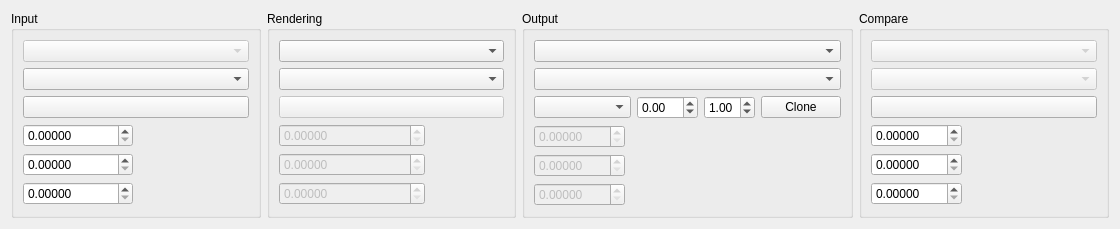
<?xml version="1.0" encoding="UTF-8"?>
<ui version="4.0">
 <class>QColorConverterWidget</class>
 <widget class="QWidget" name="QColorConverterWidget">
  <property name="geometry">
   <rect>
    <x>0</x>
    <y>0</y>
    <width>1120</width>
    <height>212</height>
   </rect>
  </property>
  <property name="windowTitle">
   <string>ColorConverter</string>
  </property>
  <layout class="QGridLayout" name="gridLayout_6">
   <item row="0" column="3">
    <widget class="QGroupBox" name="groupBox_Cmp">
     <property name="title">
      <string>Compare</string>
     </property>
     <property name="flat">
      <bool>true</bool>
     </property>
     <layout class="QGridLayout" name="gridLayout_4">
      <item row="2" column="0" colspan="3">
       <widget class="QColorEyeDropper" name="pushButton_Cmp_Pick">
        <property name="sizePolicy">
         <sizepolicy hsizetype="Preferred" vsizetype="Fixed">
          <horstretch>0</horstretch>
          <verstretch>0</verstretch>
         </sizepolicy>
        </property>
        <property name="toolTip">
         <string>Pick a color to compare with the output color</string>
        </property>
        <property name="text">
         <string/>
        </property>
        <property name="default">
         <bool>false</bool>
        </property>
        <property name="flat">
         <bool>false</bool>
        </property>
       </widget>
      </item>
      <item row="1" column="0" colspan="3">
       <widget class="QComboBox" name="comboBox_Cmp_Space">
        <property name="enabled">
         <bool>false</bool>
        </property>
       </widget>
      </item>
      <item row="4" column="0" colspan="3">
       <spacer name="verticalSpacer_4">
        <property name="orientation">
         <enum>Qt::Vertical</enum>
        </property>
        <property name="sizeHint" stdset="0">
         <size>
          <width>20</width>
          <height>40</height>
         </size>
        </property>
       </spacer>
      </item>
      <item row="3" column="1" colspan="2">
       <widget class="QColorRectWidget" name="widget_Cmp_Rect" native="true">
        <property name="minimumSize">
         <size>
          <width>50</width>
          <height>50</height>
         </size>
        </property>
        <property name="autoFillBackground">
         <bool>false</bool>
        </property>
       </widget>
      </item>
      <item row="3" column="0">
       <layout class="QVBoxLayout" name="verticalLayout_4">
        <item>
         <widget class="QDoubleSpinBox" name="doubleSpinBox_Cmp_R">
          <property name="enabled">
           <bool>true</bool>
          </property>
          <property name="toolTip">
           <string>Red</string>
          </property>
          <property name="decimals">
           <number>5</number>
          </property>
          <property name="maximum">
           <double>9999.989999999999782</double>
          </property>
          <property name="singleStep">
           <double>0.100000000000000</double>
          </property>
         </widget>
        </item>
        <item>
         <widget class="QDoubleSpinBox" name="doubleSpinBox_Cmp_G">
          <property name="enabled">
           <bool>true</bool>
          </property>
          <property name="toolTip">
           <string>Green</string>
          </property>
          <property name="decimals">
           <number>5</number>
          </property>
          <property name="maximum">
           <double>9999.989999999999782</double>
          </property>
          <property name="singleStep">
           <double>0.100000000000000</double>
          </property>
         </widget>
        </item>
        <item>
         <widget class="QDoubleSpinBox" name="doubleSpinBox_Cmp_B">
          <property name="enabled">
           <bool>true</bool>
          </property>
          <property name="toolTip">
           <string>Blue</string>
          </property>
          <property name="decimals">
           <number>5</number>
          </property>
          <property name="maximum">
           <double>9999.989999999999782</double>
          </property>
          <property name="singleStep">
           <double>0.100000000000000</double>
          </property>
         </widget>
        </item>
       </layout>
      </item>
      <item row="0" column="0" colspan="3">
       <widget class="QComboBox" name="comboBox_Cmp_Mode">
        <property name="enabled">
         <bool>false</bool>
        </property>
       </widget>
      </item>
     </layout>
    </widget>
   </item>
   <item row="0" column="0">
    <widget class="QGroupBox" name="groupBox_In">
     <property name="title">
      <string>Input</string>
     </property>
     <property name="flat">
      <bool>true</bool>
     </property>
     <layout class="QGridLayout" name="gridLayout">
      <item row="2" column="0" colspan="2">
       <widget class="QColorEyeDropper" name="pushButton_In_Pick">
        <property name="sizePolicy">
         <sizepolicy hsizetype="Preferred" vsizetype="Fixed">
          <horstretch>0</horstretch>
          <verstretch>0</verstretch>
         </sizepolicy>
        </property>
        <property name="toolTip">
         <string>Pick a color to convert</string>
        </property>
        <property name="text">
         <string/>
        </property>
        <property name="default">
         <bool>false</bool>
        </property>
        <property name="flat">
         <bool>false</bool>
        </property>
       </widget>
      </item>
      <item row="3" column="1">
       <widget class="QColorRectWidget" name="widget_In_Rect" native="true">
        <property name="minimumSize">
         <size>
          <width>50</width>
          <height>50</height>
         </size>
        </property>
        <property name="autoFillBackground">
         <bool>false</bool>
        </property>
       </widget>
      </item>
      <item row="1" column="0" colspan="2">
       <widget class="QComboBox" name="comboBox_In_Space"/>
      </item>
      <item row="4" column="0" colspan="2">
       <spacer name="verticalSpacer">
        <property name="orientation">
         <enum>Qt::Vertical</enum>
        </property>
        <property name="sizeHint" stdset="0">
         <size>
          <width>20</width>
          <height>40</height>
         </size>
        </property>
       </spacer>
      </item>
      <item row="3" column="0">
       <layout class="QVBoxLayout" name="verticalLayout">
        <item>
         <widget class="QDoubleSpinBox" name="doubleSpinBox_In_R">
          <property name="toolTip">
           <string>Red</string>
          </property>
          <property name="decimals">
           <number>5</number>
          </property>
          <property name="maximum">
           <double>9999.989999999999782</double>
          </property>
          <property name="singleStep">
           <double>0.100000000000000</double>
          </property>
         </widget>
        </item>
        <item>
         <widget class="QDoubleSpinBox" name="doubleSpinBox_In_G">
          <property name="toolTip">
           <string>Green</string>
          </property>
          <property name="decimals">
           <number>5</number>
          </property>
          <property name="maximum">
           <double>9999.989999999999782</double>
          </property>
          <property name="singleStep">
           <double>0.100000000000000</double>
          </property>
         </widget>
        </item>
        <item>
         <widget class="QDoubleSpinBox" name="doubleSpinBox_In_B">
          <property name="toolTip">
           <string>Blue</string>
          </property>
          <property name="decimals">
           <number>5</number>
          </property>
          <property name="maximum">
           <double>9999.989999999999782</double>
          </property>
          <property name="singleStep">
           <double>0.100000000000000</double>
          </property>
         </widget>
        </item>
       </layout>
      </item>
      <item row="0" column="0" colspan="2">
       <widget class="QComboBox" name="comboBox_In_Mode">
        <property name="enabled">
         <bool>false</bool>
        </property>
       </widget>
      </item>
     </layout>
    </widget>
   </item>
   <item row="0" column="2">
    <widget class="QGroupBox" name="groupBox_Out">
     <property name="title">
      <string>Output</string>
     </property>
     <property name="flat">
      <bool>true</bool>
     </property>
     <layout class="QGridLayout" name="gridLayout_3">
      <item row="2" column="5">
       <widget class="QPushButton" name="pushButton_Out_Clone">
        <property name="enabled">
         <bool>true</bool>
        </property>
        <property name="sizePolicy">
         <sizepolicy hsizetype="Minimum" vsizetype="Fixed">
          <horstretch>0</horstretch>
          <verstretch>0</verstretch>
         </sizepolicy>
        </property>
        <property name="toolTip">
         <string>Copy the color to compare</string>
        </property>
        <property name="text">
         <string>Clone</string>
        </property>
        <property name="checkable">
         <bool>false</bool>
        </property>
       </widget>
      </item>
      <item row="3" column="0">
       <layout class="QVBoxLayout" name="verticalLayout_3">
        <item>
         <widget class="QDoubleSpinBox" name="doubleSpinBox_Out_R">
          <property name="enabled">
           <bool>false</bool>
          </property>
          <property name="decimals">
           <number>5</number>
          </property>
          <property name="maximum">
           <double>9999.989999999999782</double>
          </property>
          <property name="singleStep">
           <double>0.100000000000000</double>
          </property>
         </widget>
        </item>
        <item>
         <widget class="QDoubleSpinBox" name="doubleSpinBox_Out_G">
          <property name="enabled">
           <bool>false</bool>
          </property>
          <property name="decimals">
           <number>5</number>
          </property>
          <property name="maximum">
           <double>9999.989999999999782</double>
          </property>
          <property name="singleStep">
           <double>0.100000000000000</double>
          </property>
         </widget>
        </item>
        <item>
         <widget class="QDoubleSpinBox" name="doubleSpinBox_Out_B">
          <property name="enabled">
           <bool>false</bool>
          </property>
          <property name="decimals">
           <number>5</number>
          </property>
          <property name="maximum">
           <double>9999.989999999999782</double>
          </property>
          <property name="singleStep">
           <double>0.100000000000000</double>
          </property>
         </widget>
        </item>
       </layout>
      </item>
      <item row="1" column="0" colspan="6">
       <widget class="QComboBox" name="comboBox_Out_Space"/>
      </item>
      <item row="2" column="4">
       <widget class="QDoubleSpinBox" name="doubleSpinBox_Gamma">
        <property name="toolTip">
         <string>Post Display Gamma</string>
        </property>
        <property name="minimum">
         <double>0.010000000000000</double>
        </property>
        <property name="maximum">
         <double>5.000000000000000</double>
        </property>
        <property name="singleStep">
         <double>0.100000000000000</double>
        </property>
        <property name="value">
         <double>1.000000000000000</double>
        </property>
       </widget>
      </item>
      <item row="2" column="3">
       <widget class="QDoubleSpinBox" name="doubleSpinBox_Exposure">
        <property name="toolTip">
         <string>Scene Linear Exposure</string>
        </property>
        <property name="minimum">
         <double>-99.000000000000000</double>
        </property>
        <property name="singleStep">
         <double>0.100000000000000</double>
        </property>
       </widget>
      </item>
      <item row="3" column="1" colspan="5">
       <widget class="QColorRectWidget" name="widget_Out_Rect" native="true">
        <property name="minimumSize">
         <size>
          <width>50</width>
          <height>50</height>
         </size>
        </property>
        <property name="autoFillBackground">
         <bool>false</bool>
        </property>
       </widget>
      </item>
      <item row="4" column="0" colspan="6">
       <spacer name="verticalSpacer_3">
        <property name="orientation">
         <enum>Qt::Vertical</enum>
        </property>
        <property name="sizeHint" stdset="0">
         <size>
          <width>20</width>
          <height>40</height>
         </size>
        </property>
       </spacer>
      </item>
      <item row="0" column="0" colspan="6">
       <widget class="QComboBox" name="comboBox_Out_Mode"/>
      </item>
      <item row="2" column="0" colspan="3">
       <widget class="QComboBox" name="comboBox_View_Space"/>
      </item>
     </layout>
    </widget>
   </item>
   <item row="0" column="1">
    <widget class="QGroupBox" name="groupBox_Rend">
     <property name="title">
      <string>Rendering</string>
     </property>
     <property name="flat">
      <bool>true</bool>
     </property>
     <layout class="QGridLayout" name="gridLayout_2">
      <item row="1" column="0" colspan="3">
       <widget class="QComboBox" name="comboBox_Rend_Space"/>
      </item>
      <item row="3" column="2">
       <widget class="QColorRectWidget" name="widget_Rend_Rect" native="true">
        <property name="minimumSize">
         <size>
          <width>50</width>
          <height>50</height>
         </size>
        </property>
        <property name="autoFillBackground">
         <bool>false</bool>
        </property>
       </widget>
      </item>
      <item row="4" column="0" colspan="3">
       <spacer name="verticalSpacer_2">
        <property name="orientation">
         <enum>Qt::Vertical</enum>
        </property>
        <property name="sizeHint" stdset="0">
         <size>
          <width>20</width>
          <height>40</height>
         </size>
        </property>
       </spacer>
      </item>
      <item row="3" column="0" colspan="2">
       <layout class="QVBoxLayout" name="verticalLayout_2">
        <item>
         <widget class="QDoubleSpinBox" name="doubleSpinBox_Rend_R">
          <property name="enabled">
           <bool>false</bool>
          </property>
          <property name="decimals">
           <number>5</number>
          </property>
          <property name="maximum">
           <double>9999.989999999999782</double>
          </property>
          <property name="singleStep">
           <double>0.100000000000000</double>
          </property>
         </widget>
        </item>
        <item>
         <widget class="QDoubleSpinBox" name="doubleSpinBox_Rend_G">
          <property name="enabled">
           <bool>false</bool>
          </property>
          <property name="decimals">
           <number>5</number>
          </property>
          <property name="maximum">
           <double>9999.989999999999782</double>
          </property>
          <property name="singleStep">
           <double>0.100000000000000</double>
          </property>
         </widget>
        </item>
        <item>
         <widget class="QDoubleSpinBox" name="doubleSpinBox_Rend_B">
          <property name="enabled">
           <bool>false</bool>
          </property>
          <property name="decimals">
           <number>5</number>
          </property>
          <property name="maximum">
           <double>9999.989999999999782</double>
          </property>
          <property name="singleStep">
           <double>0.100000000000000</double>
          </property>
         </widget>
        </item>
       </layout>
      </item>
      <item row="0" column="0" colspan="3">
       <widget class="QComboBox" name="comboBox_Rend_Mode"/>
      </item>
      <item row="2" column="0" colspan="3">
       <widget class="QColorEyeDropper" name="pushButton_Rend_Pick">
        <property name="enabled">
         <bool>false</bool>
        </property>
        <property name="sizePolicy">
         <sizepolicy hsizetype="Minimum" vsizetype="Fixed">
          <horstretch>0</horstretch>
          <verstretch>0</verstretch>
         </sizepolicy>
        </property>
        <property name="text">
         <string/>
        </property>
        <property name="checkable">
         <bool>false</bool>
        </property>
       </widget>
      </item>
     </layout>
    </widget>
   </item>
  </layout>
 </widget>
 <customwidgets>
  <customwidget>
   <class>QColorEyeDropper</class>
   <extends>QPushButton</extends>
   <header>utils/qcoloreyedropper.h</header>
  </customwidget>
  <customwidget>
   <class>QColorRectWidget</class>
   <extends>QWidget</extends>
   <header>utils/qcolorrectwidget.h</header>
   <container>1</container>
  </customwidget>
 </customwidgets>
 <resources/>
 <connections/>
</ui>
